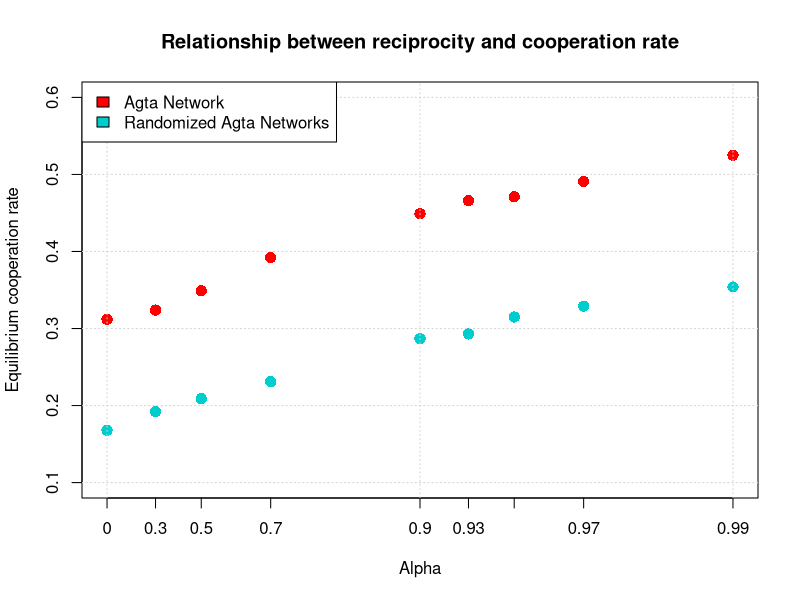

This figure's R source:
coopsRan <-  c(0.354,0.329,0.315,0.293,0.287,0.231,0.209,0.192,0.168)
coopsAg <- c(0.525,0.491,0.471,0.466,0.449,0.392,0.349,0.324,0.312)
alphas <-  c(0.99, 0.97, 0.95, 0.93, 0.9, 0.7, 0.5, 0.3, 0)
alpha <- alphas
alphas <- 1-alphas
model <- lm(coopsAg~alpha)
modelRan<- lm(coopsRan~alpha)
summary(model)
summary(modelRan)

plot(alphas,coopsRan,xaxt="n",ylim=c(0.1,0.6), log ="x", xlim=c(max(alphas), min(alphas)), col = "cyan3",
     pch=16, cex= 1.5,xlab="Alpha", ylab="Equilibrium cooperation rate", 
     main="Relationship between reciprocity and cooperation rate")
points(alphas,coopsAg, col = "red",pch=16, cex= 1.5,)
axis(side=1, at = alphas, labels = alpha)
grid()
legend("topleft",
       legend=c("Agta Network", "Randomized Agta Networks"),
       fill = c("red", "cyan3"))
